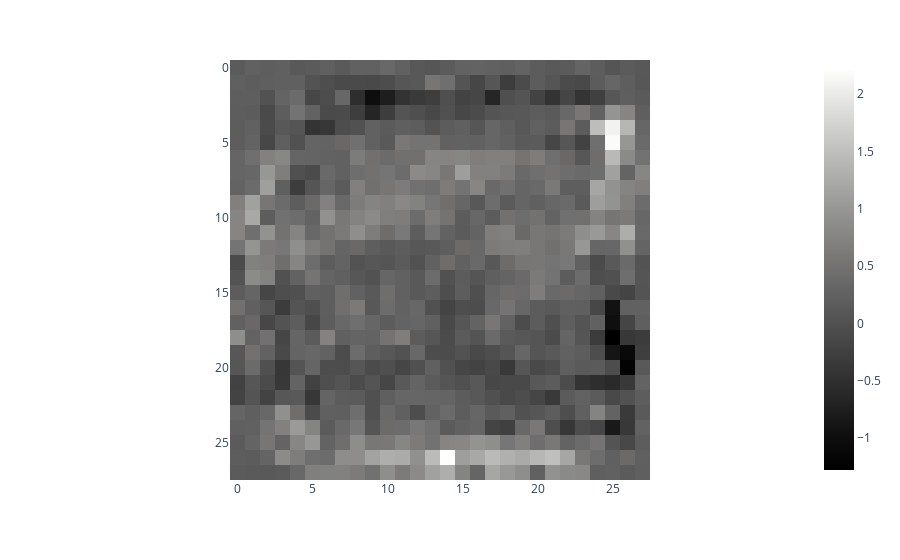

The notebook cell this image was saved under:
### Code cell
second_layer_feature = np.dot(tf.keras.activations.relu(first_layer_b + first_layer_w).numpy(),
                              second_layer_w[:,3].numpy()).reshape([28,28])
px.imshow(second_layer_feature, color_continuous_scale="gray")

### Figure 1 — Plotly figure (JSON) as saved in the notebook; plotly's stock layout.template omitted (floating-point values rounded to 4 significant figures; data arrays with more than 128 entries replaced by an {"elided": "..."} marker saying what was removed)
{"data": [{"coloraxis": "coloraxis", "hovertemplate": "x: %{x}<br>y: %{y}<br>color: %{z}<extra></extra>", "name": "0", "type": "heatmap", "xaxis": "x", "yaxis": "y", "z": {"elided": "28x28 float values"}}], "layout": {"coloraxis": {"colorscale": [[0, "rgb(0, 0, 0)"], [0.09091, "rgb(16, 16, 16)"], [0.1818, "rgb(38, 38, 38)"], [0.2727, "rgb(59, 59, 59)"], [0.3636, "rgb(81, 80, 80)"], [0.4545, "rgb(102, 101, 101)"], [0.5455, "rgb(124, 123, 122)"], [0.6364, "rgb(146, 146, 145)"], [0.7273, "rgb(171, 171, 170)"], [0.8182, "rgb(197, 197, 195)"], [0.9091, "rgb(224, 224, 223)"], [1, "rgb(254, 254, 253)"]]}, "margin": {"t": 60}, "xaxis": {"anchor": "y", "constrain": "domain", "domain": [0, 1], "scaleanchor": "y"}, "yaxis": {"anchor": "x", "autorange": "reversed", "constrain": "domain", "domain": [0, 1]}}}
